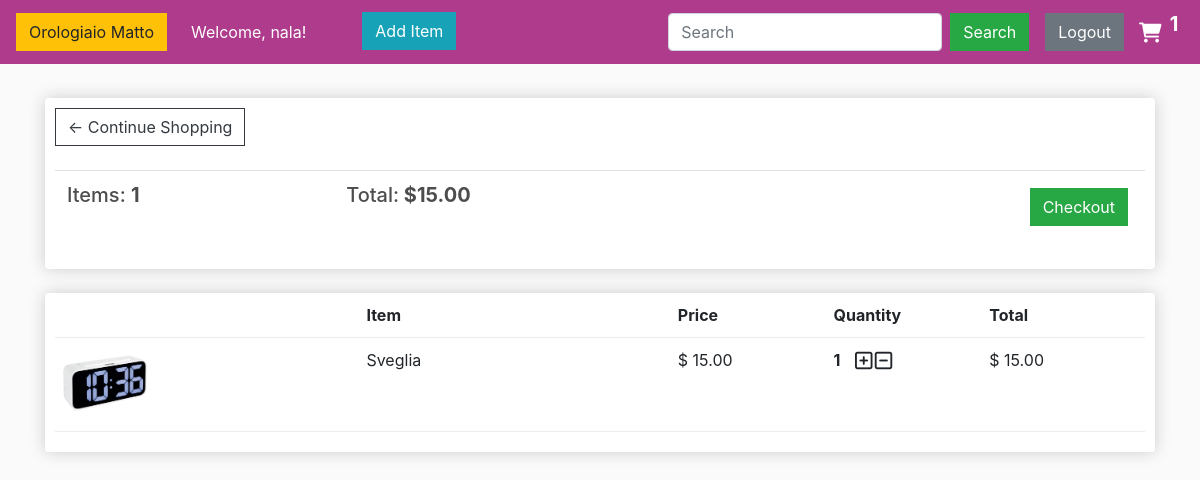
The page /cart/ (signed in) on the database its author committed.
### ppm_products/models.py (models this page shows, shortened)
class Order(models.Model):
    customer = models.ForeignKey(Customer, on_delete=models.SET_NULL, null=True, blank=True)
    date_ordered = models.DateTimeField(auto_now_add=True)
    complete = models.BooleanField(default=False, null=True, blank=True)
    transaction_id = models.CharField(max_length=100, null=True, blank=True)
    @property
    def get_cart_total(self):
        orderitems = self.orderitem_set.all()
        total = sum([item.get_total for item in orderitems])
        return total
    @property
    def get_cart_items(self):
        orderitems = self.orderitem_set.all()
        total = sum([item.quantity for item in orderitems])
        return total

class OrderItem(models.Model):
    product = models.ForeignKey(Product, on_delete=models.SET_NULL, null=True, blank=True)
    order = models.ForeignKey(Order, on_delete=models.SET_NULL, null=True, blank=True)
    quantity = models.IntegerField(default=0, null=True, blank=True)
    date_added = models.DateTimeField(auto_now_add=True)
    @property
    def get_total(self):
        total = self.product.price * self.quantity
        return total

class Product(models.Model):
    name = models.CharField(max_length=100, null=True)
    price = models.DecimalField(max_digits=7, decimal_places=2)
    digital = models.BooleanField(default=False, null=True, blank=True)
    category = models.CharField(max_length=100, null=True)
    image = models.ImageField(null=True, blank=True)
    @property
    def imageUrl(self):
        try:
            url = self.image.url
        except:
            url = ''
        return url

### ppm_products/views.py (the view)
# urls.py: path('cart/', views.cart, name='cart'),
def cart(request):
    data = cartData(request)
    cartItems = data['cartItems']
    order = data['order']
    items = data['items']
    context = {'items': items, 'order': order, 'cartItems': cartItems}
    return render(request, 'store/cart.html', context)

### ppm_products/utils.py (called while the page is built)
def cartData(request):
    if request.user.is_authenticated:
        customer = request.user.customer
        order, created = Order.objects.get_or_create(customer=customer, complete=False)
        items = order.orderitem_set.all()
        cartItems = order.get_cart_items
    else:
        cookieData = cookieCart(request)
        cartItems = cookieData['cartItems']
        order = cookieData['order']
        items = cookieData['items']
    return {"cartItems": cartItems, "order": order, "items": items}

### ppm_products/templates/store/cart.html (shortened to what this page needs)
{% extends 'store/main.html' %}
{% load static %}
{% block content %}
    <div class="row">
        <div class="col-lg-12">
            <div class="box-element">
                <a  class="btn btn-outline-dark" href="{% url 'store' %}">&#x2190; Continue Shopping</a>
                <br>
                <br>
                <table class="table">
                    <tr>
                        <th><h5>Items: <strong>{{ order.get_cart_items }}</strong></h5></th>
                        <th><h5>Total:<strong> ${{ order.get_cart_total|floatformat:2 }}</strong></h5></th>
                        <th>
                            <a  style="float:right; margin:5px;" class="btn btn-success" id="checkout-btn" href="{% url 'checkout' %}">Checkout</a>
                        </th>
                    </tr>
                </table>
            </div>
            <br>
            <div class="box-element">
                <div class="cart-row">
                    <div style="flex:2"><strong>Item</strong></div>
                    <div style="flex:1"><strong>Price</strong></div>
                    <div style="flex:1"><strong>Quantity</strong></div>
                    <div style="flex:1"><strong>Total</strong></div>
                </div>
                {% for item in items %}
                <div class="cart-row">
                    <div style="flex:2"><img class="row-image" src="{{ item.product.imageUrl }}"></div>
                    <div style="flex:2"><p>{{ item.product.name }}</p></div>
                    <div style="flex:1"><p>$ {{ item.product.price|floatformat:2 }}</p></div>
                    <div style="flex:1">
                        <p class="quantity">{{ item.quantity }}</p>
                        <div class="quantity">
                            <i data-product={{ item.product.id }} data-action="add" class="fa-regular fa-square-plus fa-lg chg-quantity update-cart"></i>
                            <i data-product={{ item.product.id }} data-action="remove" class="fa-regular fa-square-minus fa-lg chg-quantity update-cart ml-1"></i>
                        </div>
                    </div>
                    <div style="flex:1"><p>$ {{ item.get_total|floatformat:2 }}</p></div>
                </div>
                {% endfor %}
            </div>
        </div>
    </div>
{% endblock content %}

### ppm_products/templates/store/main.html (shortened to what this page needs)
<!DOCTYPE html>
{% load static %}
<html>
<head>
    <link rel="stylesheet" href="https://stackpath.bootstrapcdn.com/bootstrap/4.4.1/css/bootstrap.min.css">
    <link rel="stylesheet" type="text/css" href="{% static 'css/main.css' %}">
    <link rel="stylesheet" href="https://cdnjs.cloudflare.com/ajax/libs/font-awesome/6.0.0-beta3/css/all.min.css">
</head>
<body>
<nav class="navbar navbar-expand-lg navbar-dark bg-dark">
    <a class="navbar-brand" href="{% url 'store' %}">
        <button class="btn btn-warning"> Orologiaio Matto </button>
    </a>
    <div class="collapse navbar-collapse" id="navbarSupportedContent">
        <ul class="navbar-nav mr-auto">
            <li class="nav-item active">
                {% if user.is_authenticated %}
                    <a class="nav-link">Welcome, {{ user }}!</a>
                {% else %}
                    <a class="nav-link">You are not logged in.</a>
                {% endif %}
            </li>
            <li class="nav-item active">
                <a href="{% url 'add_product' %}" id="add_item">
                    <button class="btn btn-info ml-5">Add Item</button>
                </a>
            </li>
        </ul>
        <form class="form-inline my-2 my-lg-0" method="GET" action="{% url 'product_search' %}">
            <input class="form-control mr-sm-2" type="search" placeholder="Search" aria-label="Search" name="q">
            <button class="btn btn-success my-2 my-sm-0" type="submit">Search</button>
        </form>
        <div class="form-inline my-2 my-lg-0">
            <a href="{% url 'logout' %}" class="btn btn-secondary ml-3" id="logout">Logout</a>
            <a href="{% url 'cart' %}">
                <i class="fa-solid fa-cart-shopping fa-lg"></i>
            </a>
            <p id="cart-total">{{ cartItems }}</p>
        </div>
    </div>
</nav>
<div class="container">
    <br>
    {% block content %}
    {% endblock content %}
</div>
</body>
</html>

### static/css/main.css (style rules this page uses)
body { background-color: hsl(0, 0%, 98%); }
h1,h2,h3,h4,h5,h6 { color:hsl(0, 0%, 30%); }
.box-element { box-shadow:hsl(0, 0%, 80%) 0 0 16px; background-color: #fff; border-radius: 4px; padding: 10px; min-width: 300px; }
.bg-dark { background-color: #ae3b8b!important; }
.fa-cart-shopping { color: white; width:25px; display: inline-block; margin-left: 15px; }
#cart-total { display: block; text-align: center; color:#fff; width: 20px; height: auto; border-radius: 50%; font-size: 20px; font-weight: bolder; }
.col-lg-4, .col-lg-6, .col-lg-8, .col-lg-12 { margin-top: 10px; }
.btn { border-radius: 0; }
.row-image { width: 100px; }
.cart-row { display: flex; align-items: flex-start; padding-bottom: 10px; margin-bottom: 10px; border-bottom: 1px solid #ececec; }
.quantity { display: inline-block; font-weight: 700; padding-right:10px; }
.chg-quantity { width: 12px; cursor: pointer; display: block; margin-top: 5px; transition:.1s; }
.nav-item { justify-content: space-between; }
img { display: flex; }

### rows shown on the page
Order: get_cart_items "1", get_cart_total "15.00"
OrderItem: product.imageUrl (picture), product.name "Sveglia", product.price "15.00", quantity "1", get_total "15.00"

### other values the page prints
{{ user }} "nala"
{{ cartItems }} "1"
